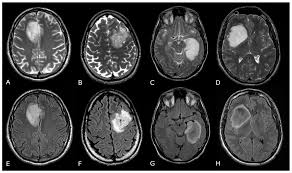
#> input picture Learning/Computer Vision & Image Processing/Image_Segmentation/Brain MRI Tumor Detection/input_images/image1.jpg, 292 x 173 px; its folder holds only this picture in this run
$ python Brain_MRI_Tumor_Detection.py
#> lines starting #> are read from the running program, lines starting #| are printed output that depends on the picture; after the words box and inside, x2 and y2 are one past the last pixel; in counts of white or black regions, pixels touching at a corner belong together
import os
import cv2
import numpy as np

# Load the images
input_images = "input_images"
output_images = "output_images"
os.makedirs(output_images, exist_ok=True)

def segment_tumor(image_path):
#> called with image_path = 'input_images/image1.jpg'
    img=cv2.imread(image_path)
#> img is the input picture: shape (173, 292, 3); min 0, max 255, mean 63.9
    if img is None:
        print(f"Error: Image not found at {image_path}")
        return None
    # Convert to grayscale
    gray=cv2.cvtColor(img,cv2.COLOR_BGR2GRAY)

    # Denoise
    img_denoised=cv2.GaussianBlur(gray,(5,5),0)

    # Thresholding (Otsu)
    _,thresh=cv2.threshold(img_denoised,0,255,cv2.THRESH_BINARY+cv2.THRESH_OTSU)
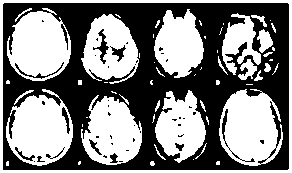
#> thresh: shape (173, 292); 50.4% white; 44 black regions (32 under 20 px), largest, box (x1, y1, x2, y2) and area: (3, 3, 289, 170) 24008, (93, 29, 109, 64) 167, (222, 109, 255, 162) 136

    # Morphological opening to remove small noise
    kernel=np.ones((3,3),np.uint8)
    opening=cv2.morphologyEx(thresh,cv2.MORPH_OPEN,kernel,iterations=2)
#> opening: shape (173, 292); 44.5% white; 16 white regions, largest, box (x1, y1, x2, y2) and area: (225, 90, 278, 161) 2989, (9, 11, 71, 76) 2962, (9, 95, 72, 157) 2869

    #distance transform
    dist=cv2.distanceTransform(opening,cv2.DIST_L2,5)
    _,sure_fg=cv2.threshold(dist,0.4*dist.max(),255,0)
#> sure_fg: shape (173, 292) float32; 7.5% white; 10 white regions (2 under 20 px), largest, box (x1, y1, x2, y2) and area: (22, 24, 58, 65) 1078, (22, 107, 59, 146) 1016, (235, 103, 266, 150) 905
    sure_fg=np.uint8(sure_fg)
    sure_bg=cv2.dilate(opening,kernel,iterations=3)
#> sure_bg: shape (173, 292); 64.6% white; 6 black regions (5 under 20 px), largest, box (x1, y1, x2, y2) and area: (6, 6, 286, 167) 17837
    unknown=cv2.subtract(sure_bg,sure_fg)
#> unknown: shape (173, 292); 57.2% white; 16 black regions (7 under 20 px), largest, box (x1, y1, x2, y2) and area: (6, 6, 286, 167) 17837, (22, 24, 58, 65) 1078, (22, 107, 59, 146) 1016

    # Watershed
    _,markers=cv2.connectedComponents(sure_fg)
#> markers: shape (173, 292) int32; 11 distinct labels, from 0 to 10
    markers=markers+1
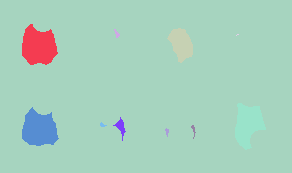
#> markers: shape (173, 292) int32; 11 distinct labels, from 1 to 11; one colour per label, 0 black
    markers[unknown==255]=0
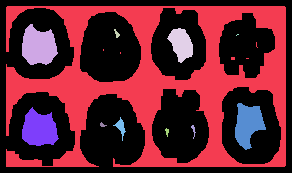
#> markers: shape (173, 292) int32; 12 distinct labels, from 0 to 11; one colour per label, 0 black
    markers=cv2.watershed(img,markers)
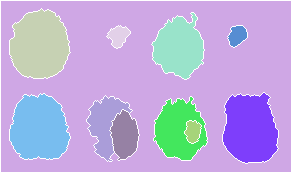
#> markers: shape (173, 292) int32; 12 distinct labels, from -1 to 11; one colour per label, 0 black, -1 white

    tumor_count=0
    necrotic_total = 0
    output=img.copy()

    for marker_id in np.unique(markers):
        if marker_id<=1:
            continue

        tumor_mask=np.zeros(gray.shape,dtype=np.uint8)
        tumor_mask[markers==marker_id]=255
        contours,_=cv2.findContours(tumor_mask,cv2.RETR_EXTERNAL,cv2.CHAIN_APPROX_SIMPLE)

        if contours:
            tumor_count+=1
            cv2.drawContours(output,contours,-1,(0,255,0),2)
            tumor_region=cv2.bitwise_and(img,img,mask=tumor_mask)

            _,necrotic_mask=cv2.threshold(cv2.cvtColor(tumor_region,cv2.COLOR_BGR2GRAY),0,255,cv2.THRESH_BINARY+cv2.THRESH_OTSU)

            kernel=np.ones((3,3),np.uint8)
            clean_tumor=cv2.morphologyEx(necrotic_mask,cv2.MORPH_OPEN,kernel,iterations=2)

            contours_necrotic,_=cv2.findContours(clean_tumor,cv2.RETR_EXTERNAL,cv2.CHAIN_APPROX_SIMPLE)

            for cnt in contours_necrotic:
                area=cv2.contourArea(cnt)
                if area>100:
                    cv2.drawContours(output,[cnt],-1,(0,0,255),2)
                    necrotic_total+=1
#> this loop made 12 passes
#> marker_id on pass 1: -1
#> clean_tumor: shape (173, 292); 3.4% white; 1 white region, box (x1, y1, x2, y2) and area: (155, 101, 206, 160) 1739
#> necrotic_mask: shape (173, 292); 3.9% white; 3 white regions (2 under 20 px), largest, box (x1, y1, x2, y2) and area: (154, 97, 207, 160) 1948
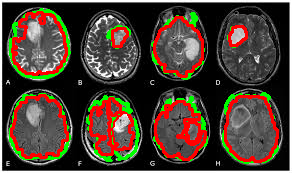
#> output: shape (173, 292, 3); 14.87% of pixels changed, all inside (x1, y1, x2, y2) = (9, 8, 279, 164)
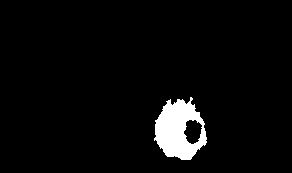
#> tumor_mask: shape (173, 292); 4.1% white; 1 white region, box (x1, y1, x2, y2) and area: (154, 97, 207, 160) 2055
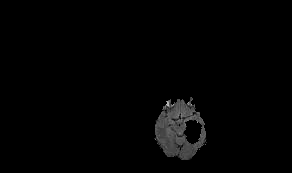
#> tumor_region: shape (173, 292, 3); min 0, max 194, mean 3.1
#> after the loop, necrotic_total = 11; tumor_count = 10
    print(f"Tumors detected: {tumor_count}")
#| Tumors detected: 10
    print(f"Necrotic spots detected: {necrotic_total}")
#| Necrotic spots detected: 11

    return output

if __name__ == "__main__":
    for filename in os.listdir(input_images):
        if filename.lower().endswith((".jpg", ".jpeg", ".png")):
            img_path=os.path.join(input_images,filename)
            result=segment_tumor(img_path)
            if result is not None:
                cv2.imwrite(os.path.join(output_images,"segmented_"+filename),result)
    print("All images processed and saved in", output_images)
